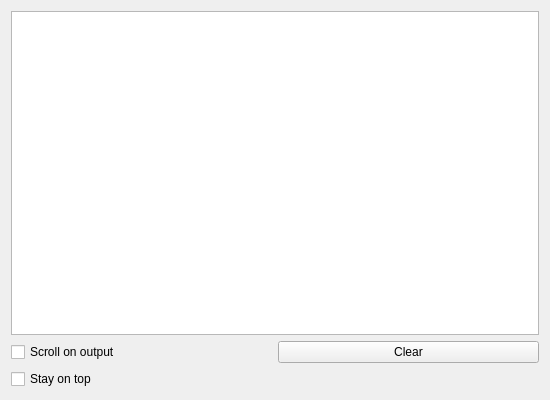
<?xml version="1.0" encoding="UTF-8"?>
<ui version="4.0">
 <class>MainWindow</class>
 <widget class="QMainWindow" name="MainWindow">
  <property name="geometry">
   <rect>
    <x>0</x>
    <y>0</y>
    <width>550</width>
    <height>400</height>
   </rect>
  </property>
  <property name="windowTitle">
   <string>MainWindow</string>
  </property>
  <widget class="QWidget" name="centralWidget">
   <layout class="QGridLayout" name="gridLayout">
    <item row="0" column="0">
     <layout class="QGridLayout" name="mainGridLayout">
      <item row="1" column="0">
       <widget class="QTextEdit" name="logTextEdit">
        <property name="readOnly">
         <bool>true</bool>
        </property>
       </widget>
      </item>
      <item row="2" column="0">
       <layout class="QGridLayout" name="optionsGridLayout">
        <item row="0" column="0">
         <widget class="QCheckBox" name="scrollOnOutputCheckBox">
          <property name="text">
           <string>Scroll on output</string>
          </property>
          <property name="checked">
           <bool>false</bool>
          </property>
         </widget>
        </item>
        <item row="1" column="0">
         <widget class="QCheckBox" name="stayOnTopCheckBox">
          <property name="text">
           <string>Stay on top</string>
          </property>
          <property name="checked">
           <bool>false</bool>
          </property>
         </widget>
        </item>
        <item row="0" column="1">
         <widget class="QPushButton" name="clearPushButton">
          <property name="text">
           <string>Clear</string>
          </property>
         </widget>
        </item>
       </layout>
      </item>
     </layout>
    </item>
   </layout>
  </widget>
 </widget>
 <layoutdefault spacing="6" margin="11"/>
 <resources/>
 <connections/>
</ui>
